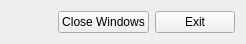
<?xml version="1.0" encoding="UTF-8"?>
<ui version="4.0">
 <class>Form</class>
 <widget class="QWidget" name="Form">
  <property name="geometry">
   <rect>
    <x>0</x>
    <y>0</y>
    <width>246</width>
    <height>43</height>
   </rect>
  </property>
  <property name="maximumSize">
   <size>
    <width>16777215</width>
    <height>43</height>
   </size>
  </property>
  <property name="windowTitle">
   <string>Form</string>
  </property>
  <layout class="QHBoxLayout" name="horizontalLayout_2">
   <item>
    <layout class="QHBoxLayout" name="horizontalLayout">
     <item>
      <spacer name="horizontalSpacer">
       <property name="orientation">
        <enum>Qt::Horizontal</enum>
       </property>
       <property name="sizeHint" stdset="0">
        <size>
         <width>40</width>
         <height>20</height>
        </size>
       </property>
      </spacer>
     </item>
     <item>
      <widget class="QPushButton" name="closeButton">
       <property name="acceptDrops">
        <bool>true</bool>
       </property>
       <property name="text">
        <string>Close Windows</string>
       </property>
      </widget>
     </item>
     <item>
      <widget class="QPushButton" name="exitButton">
       <property name="text">
        <string>Exit</string>
       </property>
      </widget>
     </item>
    </layout>
   </item>
  </layout>
 </widget>
 <resources/>
 <connections/>
</ui>
